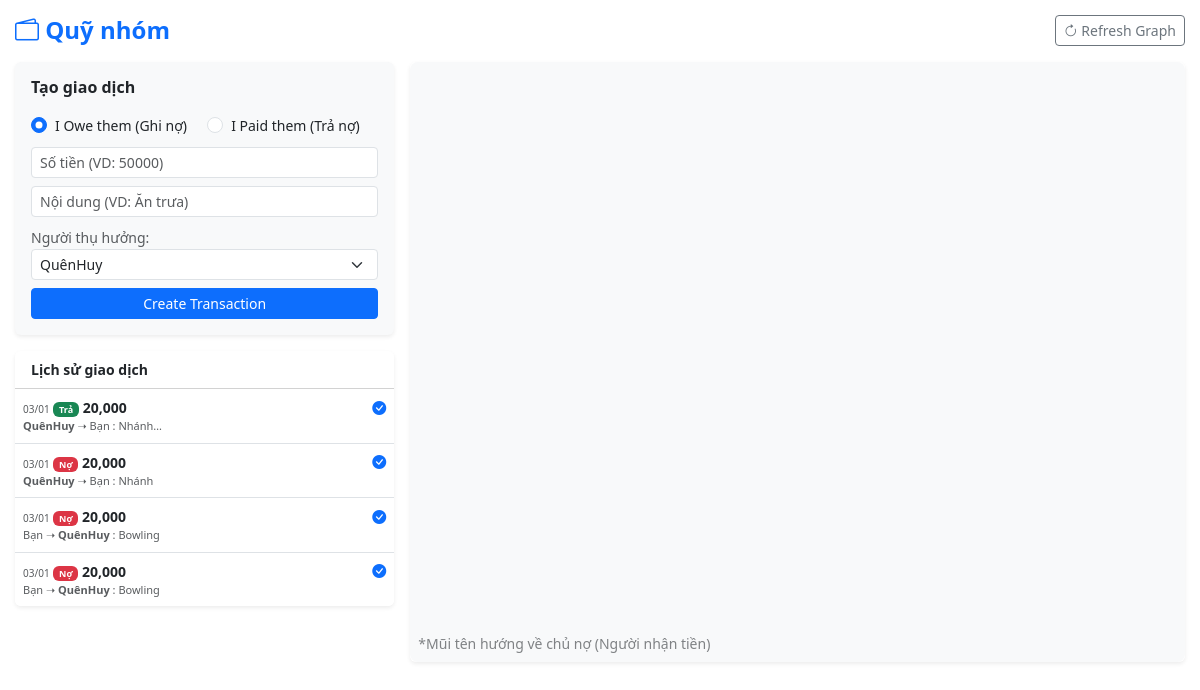
Screenshot of /view/2 (signed in) with the database file from the repository.
### app/models/finance.py (models this page shows, shortened)
class Transaction(db.Model):
    id = db.Column(db.Integer, primary_key=True)
    amount = db.Column(db.Float, nullable=False)
    description = db.Column(db.String(200))
    timestamp = db.Column(db.DateTime, default=datetime.utcnow)
    type = db.Column(db.String(20), default='debt')
    status = db.Column(db.String(20), default='pending')
    sender_id = db.Column(db.Integer, db.ForeignKey('user.id'), nullable=False)
    receiver_id = db.Column(db.Integer, db.ForeignKey('user.id'), nullable=True)
    outsider_id = db.Column(db.Integer, db.ForeignKey('outsider.id'), nullable=True)
    room_id = db.Column(db.Integer, db.ForeignKey('room.id'), nullable=True)
    room = db.relationship('Room', backref='transactions')
    sender = db.relationship('User', foreign_keys=[sender_id], backref='sent_transactions')
    receiver = db.relationship('User', foreign_keys=[receiver_id], backref='received_transactions')
    outsider = db.relationship('Outsider', backref='transactions')

### app/models/user.py (models this page shows, shortened)
class User(UserMixin, db.Model):
    id = db.Column(db.Integer, primary_key=True)
    username = db.Column(db.String(20), unique=True, nullable=False)
    email = db.Column(db.String(120), unique=True, nullable=False)
    image_file = db.Column(db.String(200), nullable=False, default='default.jpg')
    bio = db.Column(db.String(250), nullable=True)
    password = db.Column(db.String(60), nullable=False)
    interests = db.Column(db.String(500), default='')
    posts = db.relationship('Post', backref='author', lazy=True)
    reviews = db.relationship('Review', backref='author', lazy=True)
    messages = db.relationship('Message', backref='author', lazy=True)
    rooms = db.relationship('Room', secondary='room_members',
                            back_populates='members', lazy='dynamic')
    created_rooms = db.relationship('Room', back_populates='creator', lazy='dynamic')
    favorite_locations = db.relationship('Location', secondary='user_favorites',
                                         back_populates='favorited_by', lazy='dynamic')
    friends = db.relationship('User', secondary=friendship,
                              primaryjoin=lambda: friendship.c.user_id == User.id,
                              secondaryjoin=lambda: friendship.c.friend_id == User.id,
                              backref=db.backref('friend_of', lazy='dynamic'),
                              lazy='dynamic')

### app/blueprints/finance.py (the view)
@finance_bp.route('/view/<int:room_id>', methods=['GET'])
@login_required
def view_finance(room_id):
    room = Room.query.get_or_404(room_id)
    form = TransactionForm()
    form.receiver.choices = [(m.id, m.username) for m in room.members if m.id != current_user.id]
    if not form.receiver.choices:
        form.receiver.choices = [(0, 'No members')]
    pending = Transaction.query.filter_by(room_id=room.id, status='pending').all()
    history = Transaction.query.filter_by(room_id=room.id).order_by(Transaction.timestamp.desc()).limit(20).all()
    hide_nav_param = request.args.get('hide_nav', '0')
    hide_nav = (hide_nav_param == '1')
    return render_template('finance.html',
                           room=room,
                           form=form,
                           pending=pending,
                           history=history,
                           hide_nav=hide_nav) # Truyền boolean vào template

### app/forms.py
class TransactionForm(FlaskForm):
    amount = FloatField('Amount (VNĐ)', validators=[DataRequired()])
    description = StringField('Description', validators=[DataRequired()])
    type = RadioField('Transaction Type', choices=[
        ('debt', 'I Owe them (Ghi nợ)'),
        ('repayment', 'I Paid them (Trả nợ)')
    ], default='debt', validators=[DataRequired()])
    receiver = SelectField('Receiver (Member)', choices=[], coerce=int, validators=[Optional()])
    is_outside = BooleanField('Outside/Stranger?')
    outsider_name = StringField('Outsider Name')
    submit = SubmitField('Create Transaction')

### app/blueprints/auth.py (called while the page is built)
@auth_bp.before_app_request
def check_onboarding():
    if current_user.is_authenticated:
        if not current_user.interests:
            allowed_endpoints = ['auth.onboarding', 'auth.logout', 'static']
            if request.endpoint and request.endpoint not in allowed_endpoints:
                return redirect(url_for('auth.onboarding'))

### app/templates/finance.html (shortened to what this page needs)
<!DOCTYPE html>
<html lang="vi">
<head>
    <link href="https://cdn.jsdelivr.net/npm/bootstrap@5.3.0/dist/css/bootstrap.min.css" rel="stylesheet">
    <link rel="stylesheet" href="https://cdn.jsdelivr.net/npm/bootstrap-icons@1.11.3/font/bootstrap-icons.min.css">
</head>
<body>
<div class="container-fluid">
    <div class="d-flex justify-content-between align-items-center mb-3">
        <h4 class="m-0 fw-bold text-primary"><i class="bi bi-wallet2"></i> Quỹ nhóm</h4>
        <button onclick="loadGraph()" class="btn btn-sm btn-outline-secondary"><i class="bi bi-arrow-clockwise"></i> Refresh Graph</button>
    </div>
    <div class="row g-3">
        <div class="col-md-5 col-lg-4">
            <div class="card mb-3 border-0 shadow-sm bg-light">
                <div class="card-body p-3">
                    <h6 class="fw-bold mb-3">Tạo giao dịch</h6>
                    <form method="POST" action="{{ url_for('finance.add_room_transaction', room_id=room.id) }}">
                        <div class="mb-2">
                            {% for subfield in form.type %}
                                <div class="form-check form-check-inline">
                                    {{ subfield(class="form-check-input") }}
                                    {{ subfield.label(class="form-check-label small") }}
                                </div>
                            {% endfor %}
                        </div>
                        <div class="input-group input-group-sm mb-2">
                            {{ form.amount(class="form-control", placeholder="Số tiền (VD: 50000)") }}
                        </div>
                        <div class="mb-2">
                            {{ form.description(class="form-control form-control-sm", placeholder="Nội dung (VD: Ăn trưa)") }}
                        </div>
                        <div class="mb-2">
                            <label class="small text-muted">Người thụ hưởng:</label>
                            {{ form.receiver(class="form-select form-select-sm") }}
                        </div>
                        {{ form.submit(class="btn btn-primary btn-sm w-100") }}
                    </form>
                </div>
            </div>
            {% if history %}
            <div class="card border-0 shadow-sm">
                <div class="card-header bg-white py-2 small fw-bold">Lịch sử giao dịch</div>
                <div class="list-group list-group-flush overflow-auto" style="max-height: 300px;">
                    {% for h in history %}
                    <div class="list-group-item px-2 py-2 small">
                        <div class="d-flex justify-content-between">
                            <div>
                                <span class="text-muted" style="font-size: 10px;">{{ h.timestamp.strftime('%d/%m') }}</span>
                                <span class="badge {{ 'bg-danger' if h.type == 'debt' else 'bg-success' }}" style="font-size: 9px;">
                                    {{ 'Nợ' if h.type == 'debt' else 'Trả' }}
                                </span>
                                <span class="fw-bold">{{ "{:,.0f}".format(h.amount) }}</span>
                                <div class="text-truncate text-muted" style="max-width: 140px; font-size: 11px;">
                                    {% if h.sender_id == current_user.id %}
                                        Bạn ➝ <strong>{{ h.receiver.username if h.receiver else h.outsider.name }}</strong>
                                    {% else %}
                                        <strong>{{ h.sender.username }}</strong> ➝ Bạn
                                    {% endif %}
                                    : {{ h.description }}
                                </div>
                            </div>
                            <div class="text-end">
                                {% if h.sender_id == current_user.id and h.status == 'pending' %}
                                    <form action="{{ url_for('finance.delete_transaction', trans_id=h.id) }}" method="POST">
                                        <button type="submit" class="btn btn-outline-danger btn-sm py-0 px-1" style="font-size: 9px;">Xóa</button>
                                    </form>
                                {% else %}
                                    <i class="bi bi-check-circle-fill text-{{ 'primary' if h.status == 'confirmed' else 'warning' }}"></i>
                                {% endif %}
                            </div>
                        </div>
                    </div>
                    {% endfor %}
                </div>
            </div>
            {% endif %}
        </div>
        <div class="col-md-7 col-lg-8">
            <div class="card shadow-sm border-0 h-100">
                <div class="card-body p-0 position-relative">
                    <div id="finance-network" style="height: 600px; width: 100%; background-color: #f8f9fa; border-radius: 8px;"></div>
                    <div class="position-absolute bottom-0 start-0 p-2 text-muted small opacity-75">
                        *Mũi tên hướng về chủ nợ (Người nhận tiền)
                    </div>
                </div>
            </div>
        </div>
    </div>
</div>
</body>
</html>

### app/templates/finance.html (style rules this page uses)
body { background-color: #fff; overflow-x: hidden; }
.container-fluid { padding: 15px; }

### rows the page displays
Transaction: timestamp "03/01", type "Trả", amount "20,000", sender.username "QuênHuy", description "Nhánh…"
Transaction: timestamp "03/01", type "Nợ", amount "20,000", sender.username "QuênHuy", description "Nhánh"
Transaction: timestamp "03/01", type "Nợ", amount "20,000", receiver "QuênHuy", description "Bowling"
Transaction: timestamp "03/01", type "Nợ", amount "20,000", receiver "QuênHuy", description "Bowling"

### other values shown
{{ subfield.label(class="form-check-label small") }} "I Owe them (Ghi nợ)" "I Paid them (Trả nợ)"
